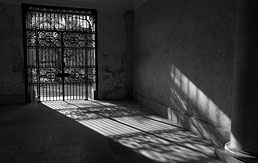
#> input picture dataset/contrast-enhancement_2/input_image.jpg, 258 x 163 px
$ jupyter execute contrast-enhancement_2.ipynb
#> lines starting #> are read from the running program, lines starting #| are printed output that depends on the picture
> This is a rework of my task during Computer Vision class in 2022.

> Goal(s):
- to enhance the contrast of selected image to match with the contrast of a reference image using histogram matching method.

# Import Library

[cell 1]
import cv2
import numpy as np
import pandas as pd
import matplotlib.pyplot as plt

# Image Preparation

[cell 2]
def show_img(img, title, cmap=None):
  plt.imshow(img, cmap=cmap)
  plt.title(title)
  plt.axis('off')

[cell 3]
img = cv2.imread('dataset/contrast-enhancement_2/input_image.jpg')
#> img is the input picture: shape (163, 258, 3); min 0, max 255, mean 54.5
img = cv2.cvtColor(img, cv2.COLOR_BGR2GRAY)
#> img: shape (163, 258)
show_img(img, 'Input Image', 'gray')

[cell 4]
img_ref = cv2.imread('dataset/contrast-enhancement_2/reference_image.jpg')
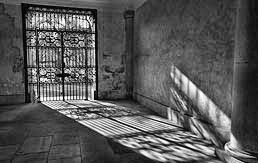
#> input picture dataset/contrast-enhancement_2/reference_image.jpg, 258 x 163 px
#> img_ref is the input picture: shape (163, 258, 3); min 0, max 255, mean 87.3
img_ref = cv2.cvtColor(img_ref, cv2.COLOR_BGR2GRAY)
#> img_ref: shape (163, 258)
show_img(img_ref, 'Reference Image', 'gray')

# Histogram of Original Images

> The function to generate the histogram of original image by counting its intensity from each image.

[cell 5]
def generate_hist(img, title):
#> called with title = 'Input Image Histogram'
  intensityCtr = np.zeros(256, dtype=int)
  h = img.shape[0]
#> h = 163
  w = img.shape[1]
#> w = 258
  for i in range(h):
    for j in range(w):
      intensityCtr[img[i][j]] += 1
  plt.plot(intensityCtr, 'g', label='intensity')
  plt.legend(loc='upper right')
  plt.xlabel('Intensity')
  plt.ylabel('Quantity')
  plt.title(title)
  return intensityCtr

[cell 6]
hist = generate_hist(img, 'Input Image Histogram')
#> hist = 256 values, max 1130 at index 31, min 2 at index 242, mean 164.3
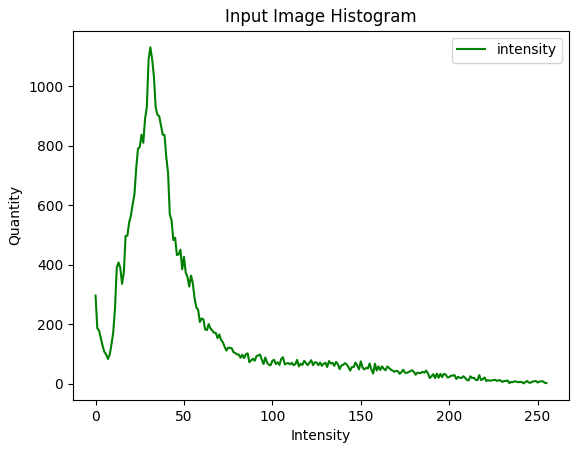
#> figure drawn by matplotlib, 1 panel; curve peaks at x = 31, y = 1130

[cell 7]
hist_ref = generate_hist(img_ref, 'Reference Image Histogram')
#> hist_ref = 256 values, max 539 at index 62, min 7 at index 1, mean 164.3
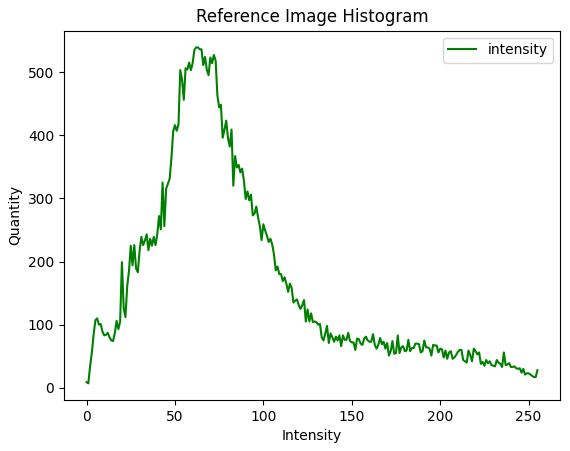
#> figure drawn by matplotlib, 1 panel; curve peaks at x = 62, y = 539

# Equalize Histogram

> The function to equalize each image's histogram is based on this table column names:

> PDF (Probability Density Function) represents the probability of each gray level (intensity value) occurring in the image. In contrast, CDF (Cumulative Distribution Function) represents the cumulative probability of all gray levels up to and including the current level.

[cell 8]
def equalize_hist(hist, title):
#> called with hist = array of shape (256,), title = 'Equalized Input Image'
  L = hist.shape[0]
#> L = 256
  N = np.sum(hist)
#> N = 42054
  pdf = np.zeros(L, dtype=float)
#> pdf = 256 values from 0 to 0
  cdf = np.zeros(L, dtype=float)
#> cdf = 256 values from 0 to 0
  equalizeCtr = np.zeros(L, dtype=float)
#> equalizeCtr = 256 values from 0 to 0
  H = np.zeros(L, dtype=int)
#> H = 256 values from 0 to 0

  for gray_level in range(L):
    pdf[gray_level] = hist[gray_level] / N
    if (gray_level == 0):
      cdf[gray_level] = pdf[gray_level]
    else:
      cdf[gray_level] = pdf[gray_level] + cdf[gray_level-1]
    equalizeCtr[gray_level] = (L - 1) * cdf[gray_level]
    H[gray_level] = int(np.round(equalizeCtr[gray_level]))
#> after the loop, H = 256 values from 2 to 255; cdf = 256 values from 0.00706 to 1; equalizeCtr = 256 values from 1.8 to 255; pdf = 256 values, max 0.0269 at index 31, min 4.76e-05 at index 242, mean 0.00391

  eq_hist = pd.DataFrame({
    'gray level': np.arange(L),
    'no. of pixels': hist,
    'pdf': pdf,
    'cdf': cdf,
    '(L-1) * cdf': equalizeCtr,
    'H': H
  })
#> eq_hist = table of 256 rows and 6 columns

  plt.plot(H, 'g', label='intensity')
  plt.legend(loc='upper right')
  plt.xlabel('Intensity')
  plt.ylabel('Quantity')
  plt.title(title)
  return eq_hist

[cell 9]
eq_hist = equalize_hist(hist, 'Equalized Input Image')
#> eq_hist = table of 256 rows and 6 columns
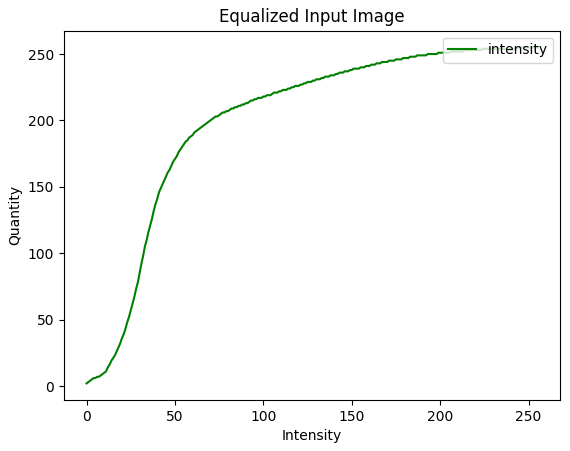
#> figure drawn by matplotlib, 1 panel; curve peaks at x = 244, y = 255

[cell 10]
eq_hist_ref = equalize_hist(hist_ref, 'Equalized Reference Image')
#> eq_hist_ref = table of 256 rows and 6 columns
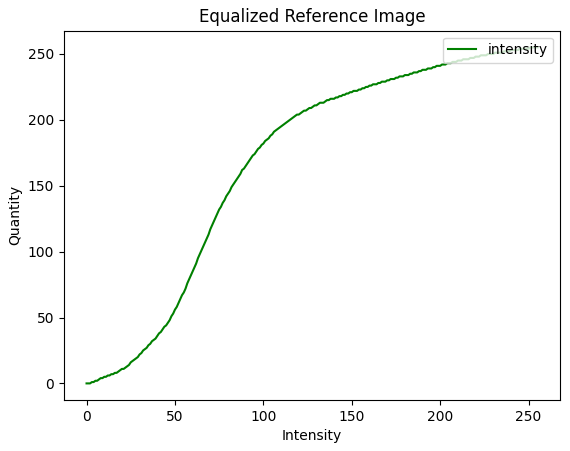
#> figure drawn by matplotlib, 1 panel; curve peaks at x = 251, y = 255

> The table below shows how the calculations are performed to generate the equalized histogram result.

[cell 11]
eq_hist.head()
#> Out = table of 5 rows and 6 columns

[cell 12]
eq_hist_ref.head()
#> Out = table of 5 rows and 6 columns

# Histogram Matching

> The function to do the histogram matching from the input image equalized histogram to reference image equalized histogram.

[cell 13]
def find_val(val, eq_hist_ref, ctr):
  gray_level = np.where(eq_hist_ref == val)[0]
  if len(gray_level) == 0:
    gray_level = np.where(eq_hist_ref == val + ctr)[0]
    if len(gray_level) == 0:
      gray_level = np.where(eq_hist_ref == val - ctr)[0]
      if len(gray_level) == 0:
        gray_level = find_val(val, eq_hist_ref, ctr + 1)

  key = gray_level[0]
  return key

[cell 14]
def match_hist(eq_hist, eq_hist_ref, title):
#> called with title = 'Matched Histogram'
  L = eq_hist.shape[0]
  mappingCtr = np.zeros(L, dtype=int)
  for i in range(L):
    mappingCtr[i] = find_val(eq_hist[i], eq_hist_ref, 1)

  plt.plot(mappingCtr, 'g', label='intensity')
  plt.xlabel('Intensity')
  plt.ylabel('Quantity')
  plt.title(title)
  return mappingCtr

> Below are the result (histogram matching) generated.

[cell 15]
map_hist = match_hist(eq_hist.iloc[:, 5], eq_hist_ref.iloc[:, 5], 'Matched Histogram')
#> map_hist = 256 values from 5 to 251
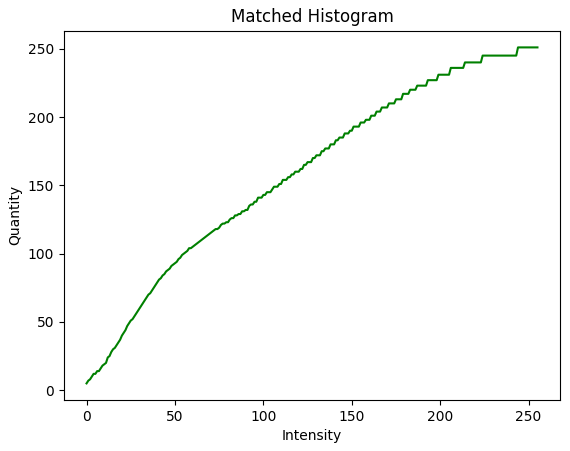
#> figure drawn by matplotlib, 1 panel; curve peaks at x = 244, y = 251

# Histogram Mapping

> The function to generate the input image based on the finished mapping.

[cell 16]
def mapping(img, map_hist):
  res_img = img.copy()
  for i in range(img.shape[0]):
    for j in range(img.shape[1]):
      res_img[i][j] = map_hist[img[i][j]]
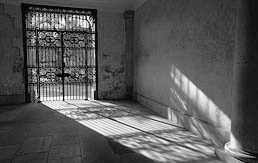
#> res_img: shape (163, 258); min 5, max 251, mean 87.5
  return res_img

[cell 17]
res_img = mapping(img, map_hist)
show_img(res_img, 'Result Image', 'gray')

# Result

[cell 18]
plt.figure(figsize=(20, 5))
plt.subplot(1, 3, 1)
_ = generate_hist(img, 'Input Image Histogram')
plt.subplot(1, 3, 2)
_ = generate_hist(img_ref, 'Reference Image Histogram')
plt.subplot(1, 3, 3)
_ = generate_hist(res_img, 'Result Image Histogram')
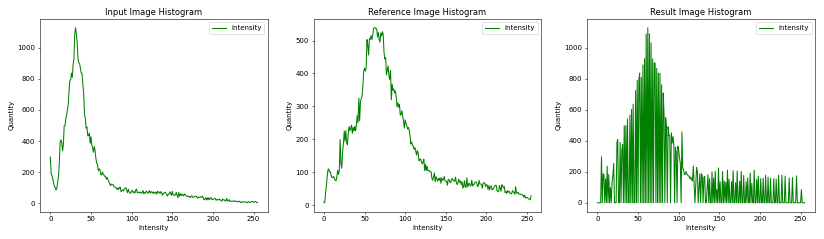
#> figure drawn by matplotlib, 3 panels; panel 1: curve peaks at x = 31, y = 1130; panel 2: curve peaks at x = 62, y = 539; panel 3: curve peaks at x = 62, y = 1130

[cell 19]
plt.figure(figsize=(10, 5))
plt.subplot(1, 3, 1)
show_img(img, 'Input Image', 'gray')
plt.subplot(1, 3, 2)
show_img(img_ref, 'Reference Image', 'gray')
plt.subplot(1, 3, 3)
show_img(res_img, 'Result Image', 'gray')
